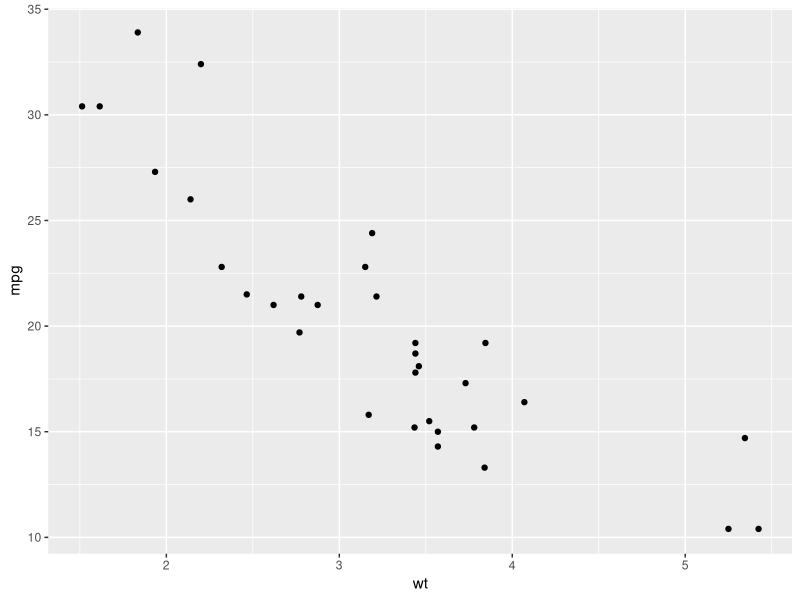
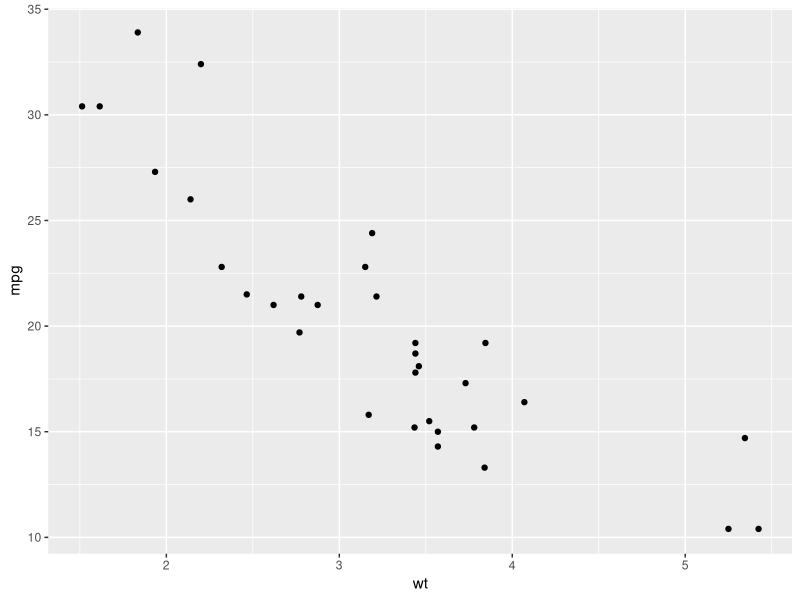
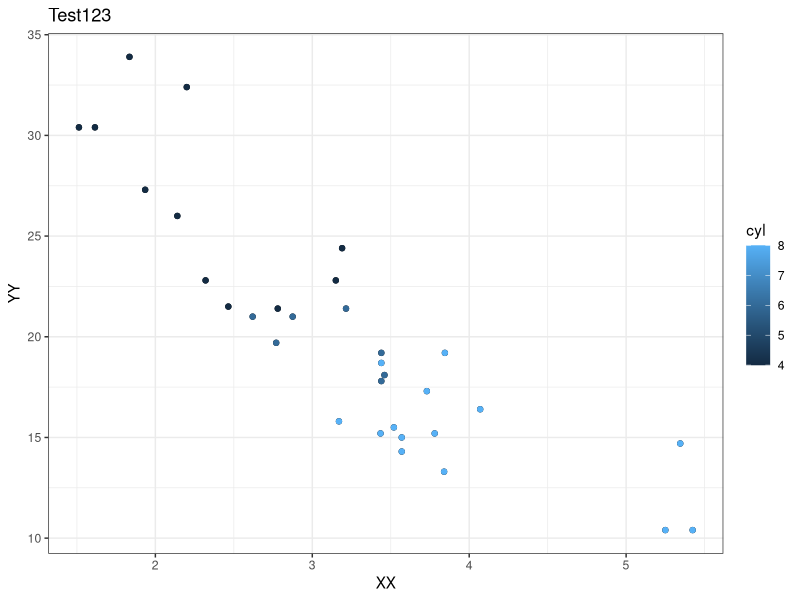
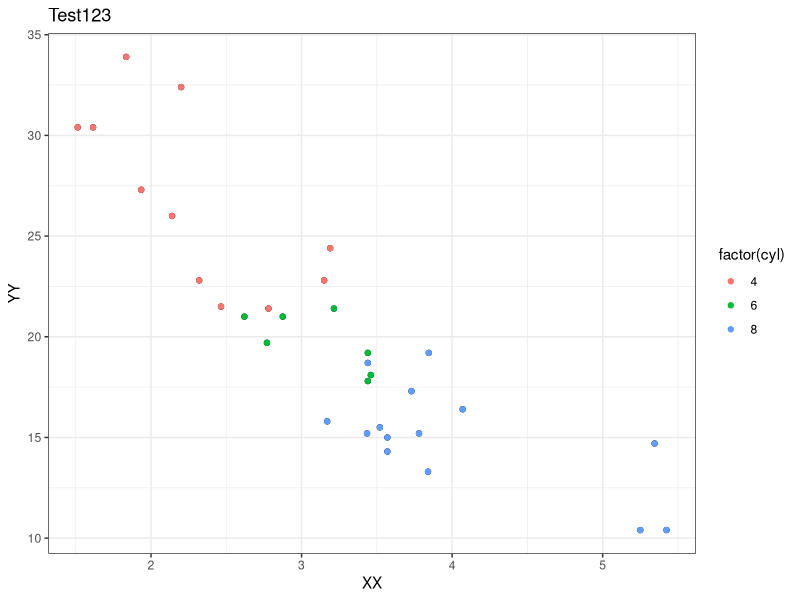
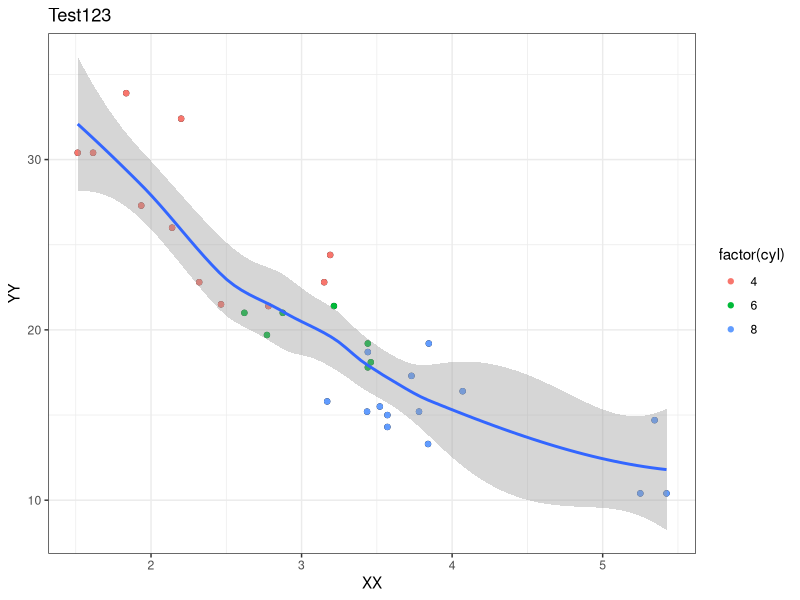
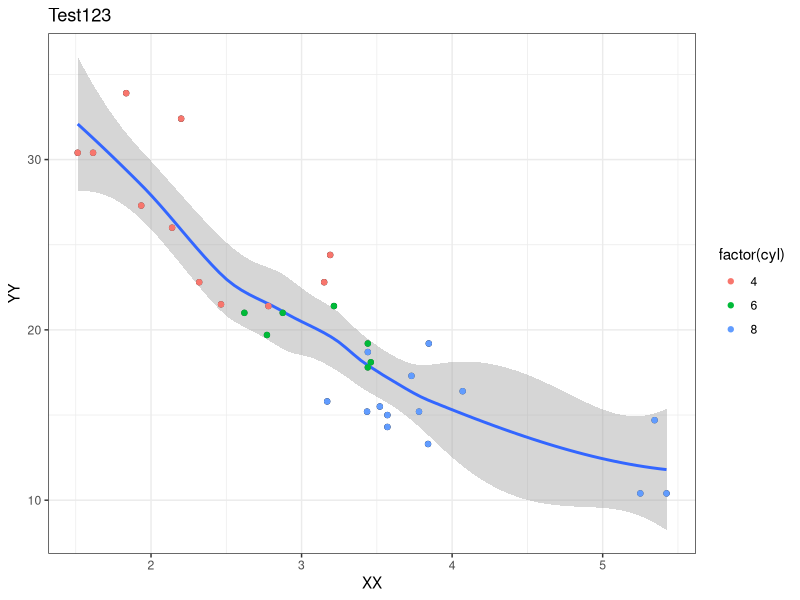
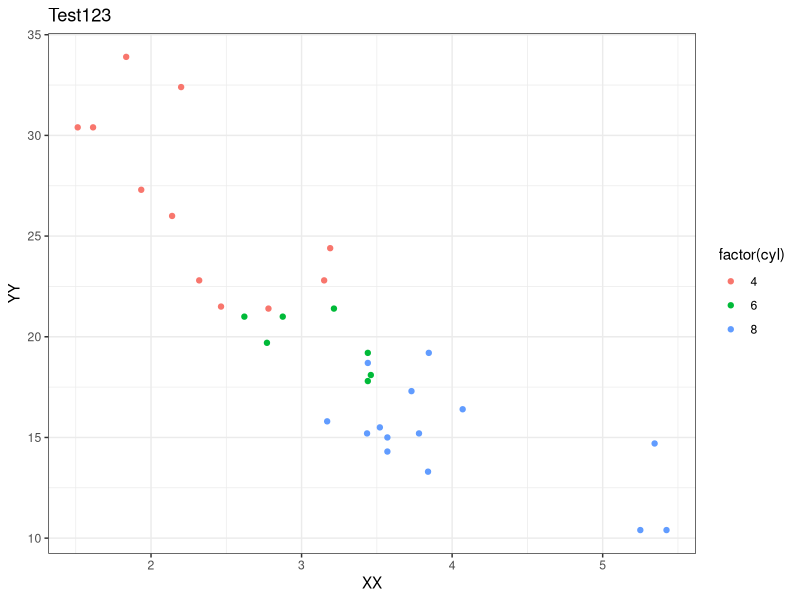
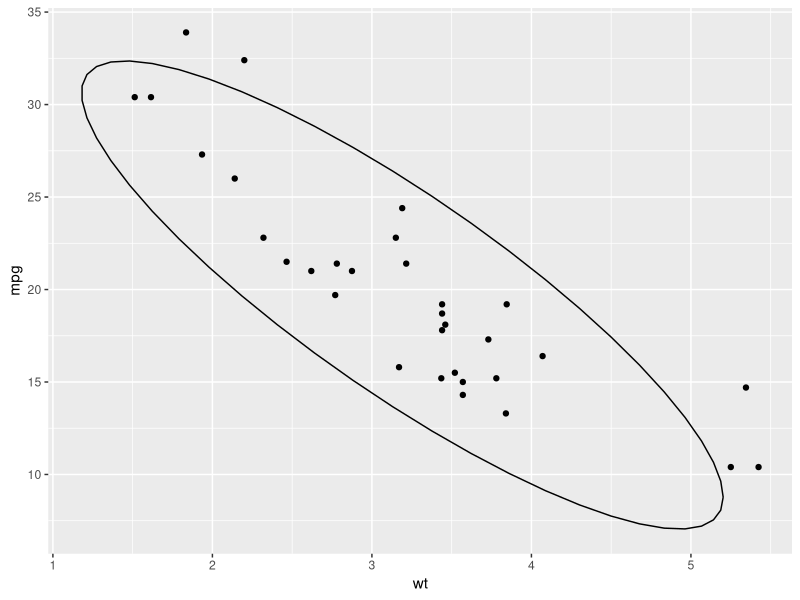

Here is the R script that generated these plots, in order:
# ggplot hands-on demo
library(data.table)
library(ggplot2)

# use dataset: mtcars
head(mtcars)

# basic
ggplot(mtcars, aes(wt, mpg)) + geom_point()

###########
# ggplot -- using stack method to change plots

# aes 
p <- ggplot(mtcars, aes(wt, mpg)) + 
  geom_point()
p 

# color - continous
# theme, ticks, title change
p + 
  geom_point(aes(color = cyl)) + 
  theme_bw() +
  labs(x = "XX", y = "YY") +
  ggtitle('Test123')

# color - discrete
p + 
  geom_point(aes(color = factor(cyl))) + 
  theme_bw() +
  labs(x = "XX", y = "YY") +
  ggtitle('Test123')

# Warning -- the later part will over lap former part
p + 
  geom_point(aes(color = factor(cyl))) + 
  stat_smooth() +
  theme_bw() +
  labs(x = "XX", y = "YY") +
  ggtitle('Test123')

p + 
  stat_smooth() +
  geom_point(aes(color = factor(cyl))) + 
  theme_bw() +
  labs(x = "XX", y = "YY") +
  ggtitle('Test123')

# inital aes to the data laye
ggplot(mtcars, aes(wt, mpg, color = factor(cyl))) + 
  geom_point() + 
  #stat_smooth() +
  theme_bw() +
  labs(x = "XX", y = "YY") +
  ggtitle('Test123')


###########

ggplot(mtcars, aes(wt, mpg)) + 
  geom_point() +
  stat_ellipse()

